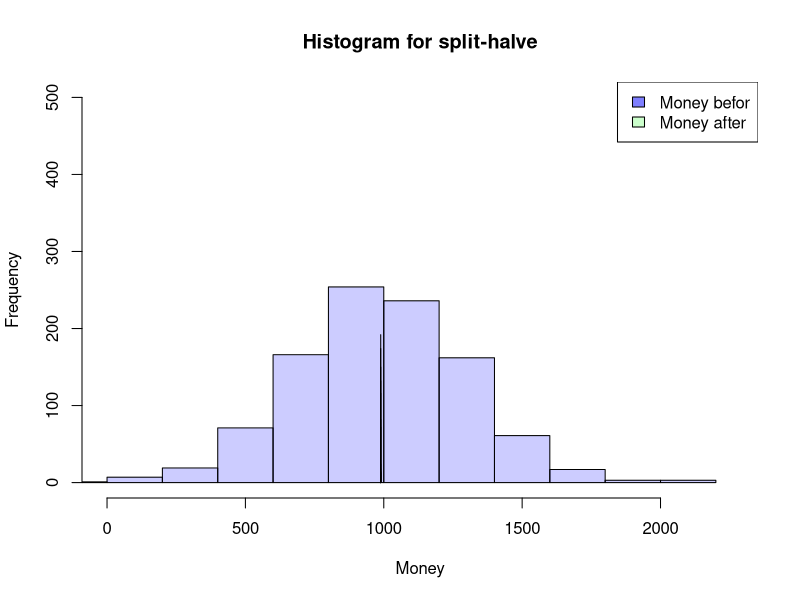
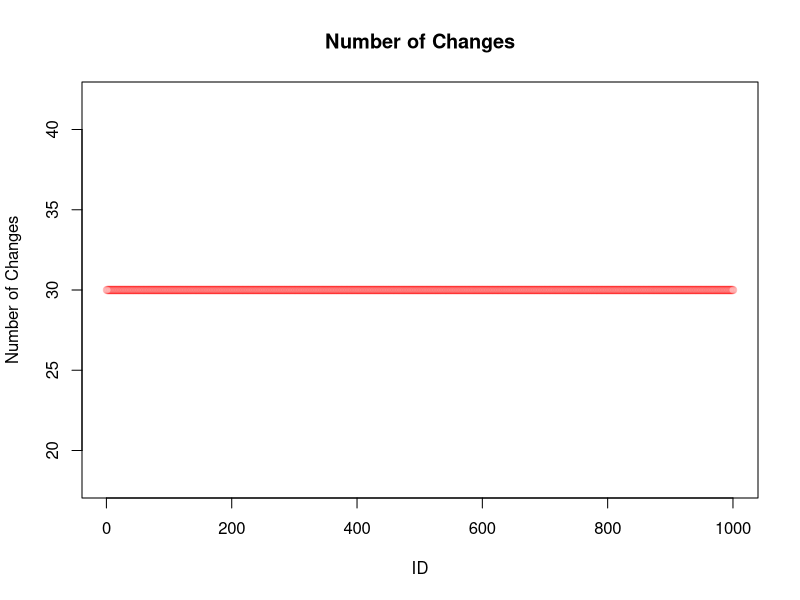
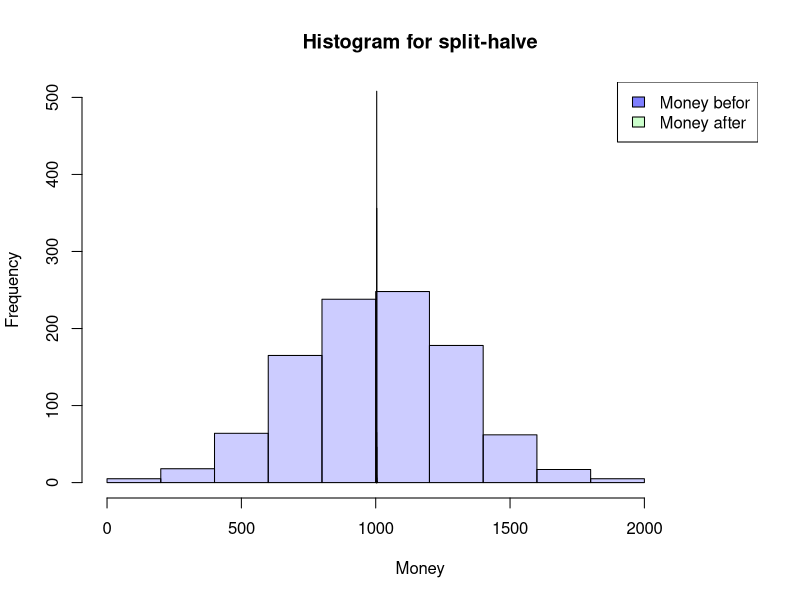
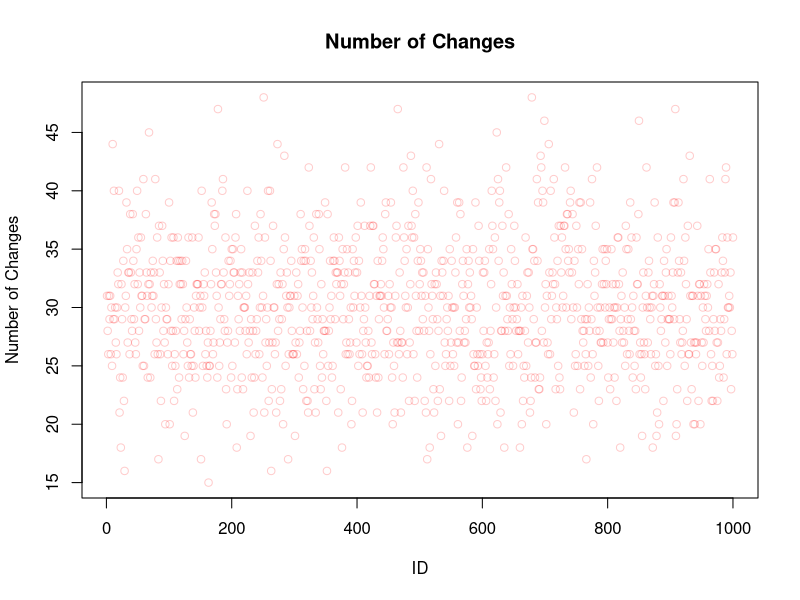
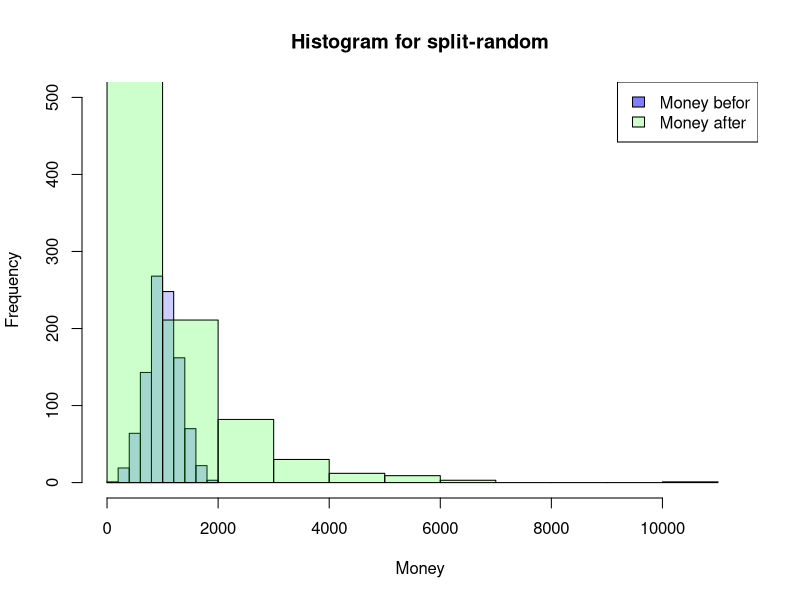
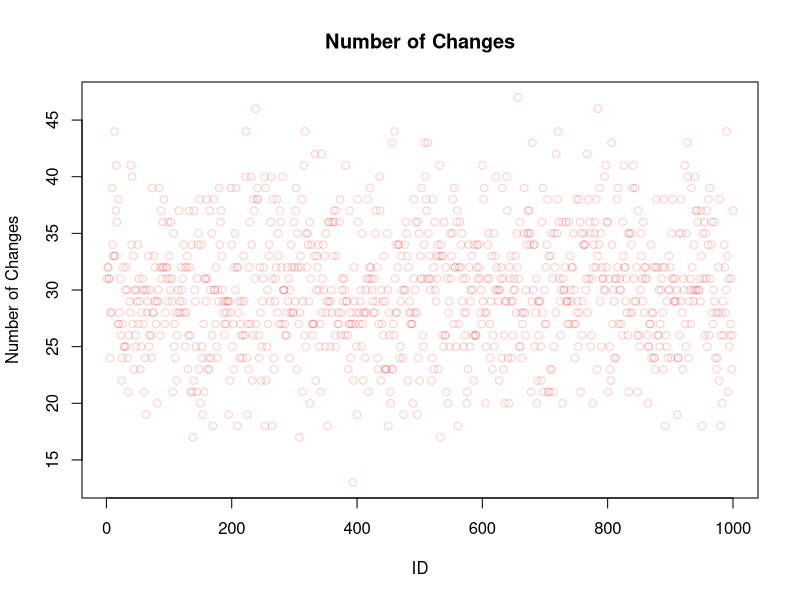
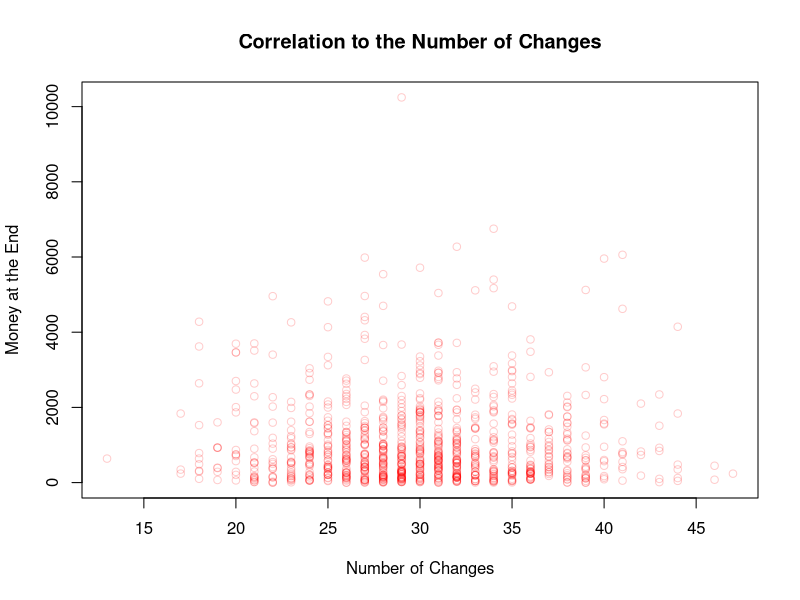
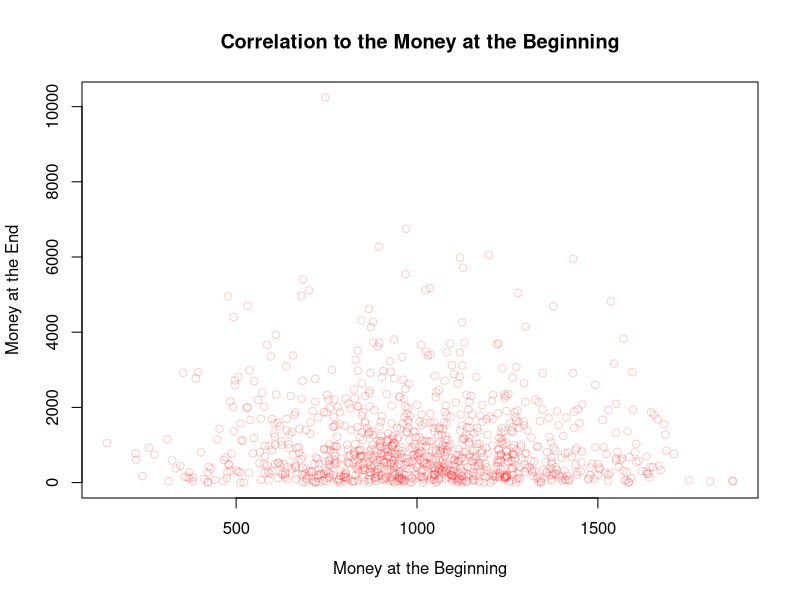

R code for these plots, in order:
## ---- chunk 1
SplitHalve <- function (nAgent, maxExchange, Money_mean=1000, Money_sd=300) {
  df <- data.frame(ID=seq(1,nAgent),
                   nE=0,
                   Ms=rnorm(nAgent, mean = Money_mean, sd = Money_sd),
                   MT=0,Me=0)
  df$Me <- df$Ms
  iE <- 1
  while (iE <= maxExchange) {
    df$MT <- df$Me
    rdf <- sample(df[df$nE < iE,"ID"], size=2)
    df[(df$ID == rdf[1] | df$ID == rdf[2]),"nE"] <-
      df[(df$ID == rdf[1] | df$ID == rdf[2]),"nE"]+1
    df[(df$ID == rdf[1] | df$ID == rdf[2]),"Me"] <-
      sum(df[(df$ID == rdf[1] | df$ID == rdf[2]),"MT"])/2
    if (NROW(df[df$nE < iE,"ID"]) < 2) {
      iE <- iE+1
      }
  }
  return(df)
}

## ---- chunk 2
df <- SplitHalve(1000,30)

summary(df)
hist(df$Ms, xlab="Money",main="Histogram for split-halve",
     col=rgb(0,0,1,0.2),
     xlim=c(0,max(c(df$Me,df$Ms)*1.1)),ylim=c(0,nrow(df)/2))
hist(df$Me, col=rgb(0,1,0,0.2),
     add=TRUE)
legend('topright', c('Money befor', 'Money after'),
       fill=c(rgb(0,0,1,0.5), rgb(0,1,0,0.2)))

plot(df$ID,df$nE,main="Number of Changes",
     xlab="ID",ylab="Number of Changes",
     col=rgb(1,0,0,0.2))

## ---- chunk 3
SplitHalve2 <- function(nAgent,maxExchange,Money_mean=1000,Money_sd=300) {
  df <- data.frame(ID=seq(1,nAgent),
                   nE=0,
                   Ms=rnorm(nAgent, mean = Money_mean, sd = Money_sd),
                   MT=0,Me=0)
  df$Me <- df$Ms
  iE <- 1
  while (iE <= maxExchange) {
    df$MT <- df$Me
    rdf <- sample(df$ID, size=2)
    df[(df$ID == rdf[1] | df$ID == rdf[2]),"nE"] <-
      df[(df$ID == rdf[1] | df$ID == rdf[2]),"nE"]+1
    df[(df$ID == rdf[1] | df$ID == rdf[2]),"Me"] <-
      sum(df[(df$ID == rdf[1] | df$ID == rdf[2]),"MT"])/2
    iE <- iE+1
  }
  return(df)
}
## ---- chunk 4
df <- SplitHalve2(1000,15000)

summary(df)
hist(df$Ms, xlab="Money",main="Histogram for split-halve",
     col=rgb(0,0,1,0.2),
     xlim=c(0,max(c(df$Me,df$Ms)*1.1))*1.1,ylim=c(0,nrow(df)/2))
hist(df$Me, col=rgb(0,1,0,0.2),
     add=TRUE)
legend('topright', c('Money befor', 'Money after'),
       fill=c(rgb(0,0,1,0.5), rgb(0,1,0,0.2)))

plot(df$ID,df$nE,main="Number of Changes",
     xlab="ID",ylab="Number of Changes",
     col=rgb(1,0,0,0.2))
## ---- chunk 5
SplitRandom <- function(nAgent,maxExchange,Money_mean=1000,Money_sd=300) {
  df <- data.frame(ID=seq(1,nAgent),
                   nE=0,
                   Ms=rnorm(nAgent, mean = Money_mean, sd = Money_sd),
                   MT=0,Me=0)
  df$Me <- df$Ms
  iE <- 1
  while (iE <= maxExchange) {
    df$MT <- df$Me
    rdf <- sample(df$ID, size=2)
    rds <- sample(0:100, size=1)/100
    df[(df$ID == rdf[1] | df$ID == rdf[2]),"nE"] <-
      df[(df$ID == rdf[1] | df$ID == rdf[2]),"nE"]+1
    df[(df$ID == rdf[1] | df$ID == rdf[2]),"Me"] <-
      sum(df[(df$ID == rdf[1] | df$ID == rdf[2]),"MT"])*c(rds,1-rds)
    iE <- iE+1
  }
  return(df)
}

## ---- chunk 6
df <- SplitRandom(1000,15000)

summary(df)
hist(df$Ms, xlab="Money",main="Histogram for split-random",
     col=rgb(0,0,1,0.2),
     xlim=c(0,max(c(df$Me,df$Ms)*1.1)),ylim=c(0,nrow(df)/2))
hist(df$Me, col=rgb(0,1,0,0.2),
     add=TRUE)
legend('topright', c('Money befor', 'Money after'),
       fill=c(rgb(0,0,1,0.5), rgb(0,1,0,0.2)))

plot(df$ID,df$nE,main="Number of Changes",
     xlab="ID",ylab="Number of Changes",
     col=rgb(1,0,0,0.2))
## ---- chunk 7
plot(df$nE,df$Me,main="Correlation to the Number of Changes",
     xlab="Number of Changes",ylab="Money at the End",
     col=rgb(1,0,0,0.2))

plot(df$Ms,df$Me,main="Correlation to the Money at the Beginning",
     xlab="Money at the Beginning",ylab="Money at the End",
     col=rgb(1,0,0,0.2))

plot(df$ID,df$Me,main="Correlation to the ID",
     xlab="ID",ylab="Money at the End",
     col=rgb(1,0,0,0.2))
## ---- chunk 8
SplitRandom2 <- function(nAgent,maxExchange,Money_mean=1000,Money_sd=300) {
  df <- data.frame(ID=seq(1,nAgent),
                   nE=0,
                   Ms=rnorm(nAgent, mean = Money_mean, sd = Money_sd),
                   MT=0,Me=0)
  df$Me <- df$Ms
  iE <- 1
  while (iE <= maxExchange) {
    df$MT <- df$Me
    rdf <- sample(df$ID, size=2)
    rds <- sample(30:70, size=1)/100
    df[(df$ID == rdf[1] | df$ID == rdf[2]),"nE"] <-
      df[(df$ID == rdf[1] | df$ID == rdf[2]),"nE"]+1
    df[(df$ID == rdf[1] | df$ID == rdf[2]),"Me"] <-
      sum(df[(df$ID == rdf[1] | df$ID == rdf[2]),"MT"])*c(rds,1-rds)
    iE <- iE+1
  }
  return(df)
}
## ---- chunk 9
df <- SplitRandom2(1000,15000)

summary(df)
hist(df$Ms, xlab="Money",main="Histogram for split-random (30%-70%)",
     col=rgb(0,0,1,0.2),
     xlim=c(0,max(c(df$Me,df$Ms)*1.1)),ylim=c(0,nrow(df)/2))
hist(df$Me, col=rgb(0,1,0,0.2),
     add=TRUE)
legend('topright', c('Money befor', 'Money after'),
       fill=c(rgb(0,0,1,0.5), rgb(0,1,0,0.2)))
## ---- chunk 10
SplitRandomR <- function(nAgent,maxExchange,Money_mean=1000,Money_sd=300) {
  df <- data.frame(ID=seq(1,nAgent),
                   nE=0,
                   Ms=rnorm(nAgent, mean = Money_mean, sd = Money_sd),
                   MT=0,Me=0)
  df$Me <- df$Ms
  iE <- 1
  while (iE <= maxExchange) {
    df$MT <- df$Me
    rdf <- sample(df[df$nE < iE,"ID"], size=2)
    rds <- sample(0:100, size=1)/100
    df[(df$ID == rdf[1] | df$ID == rdf[2]),"nE"] <-
      df[(df$ID == rdf[1] | df$ID == rdf[2]),"nE"]+1
    df[(df$ID == rdf[1] | df$ID == rdf[2]),"Me"] <-
      sum(df[(df$ID == rdf[1] | df$ID == rdf[2]),"MT"])*c(rds,1-rds)
    if (NROW(df[df$nE < iE,"ID"]) < 2) {
      iE <- iE+1
    }
  }
  return(df)
}
## ---- chunk 11
df <- SplitRandomR(1000,30)

summary(df)
hist(df$Ms, xlab="Money",main="Histogram for split-random Restricted",
     col=rgb(0,0,1,0.2),
     xlim=c(0,max(c(df$Me,df$Ms)*1.1)),ylim=c(0,nrow(df)/2))
hist(df$Me, col=rgb(0,1,0,0.2),
     add=TRUE)
legend('topright', c('Money befor', 'Money after'),
       fill=c(rgb(0,0,1,0.5), rgb(0,1,0,0.2)))

plot(df$ID,df$nE,main="Number of Changes",
     xlab="ID",ylab="Number of Changes",
     col=rgb(1,0,0,0.2))
## ---- chunk 12
df <- SplitRandomR(1000,1)

hist(df$Ms, xlab="Money",main="Histogram for split-random Restricted",
     col=rgb(0,0,1,0.2),
     xlim=c(0,max(c(df$Me,df$Ms))*1.1),ylim=c(0,nrow(df)/2))
hist(df$Me, col=rgb(0,1,0,0.2),
     add=TRUE)
legend('topright', c('Money befor', 'Money after'),
       fill=c(rgb(0,0,1,0.5), rgb(0,1,0,0.2)))

## ---- chunk 13
df <- SplitRandomR(1000,2)

hist(df$Ms, xlab="Money",main="Histogram for split-random Restricted",
     col=rgb(0,0,1,0.2),
     xlim=c(0,max(c(df$Me,df$Ms)))*1.1,ylim=c(0,nrow(df)/2))
hist(df$Me, col=rgb(0,1,0,0.2),
     add=TRUE)
legend('topright', c('Money befor', 'Money after'),
       fill=c(rgb(0,0,1,0.5), rgb(0,1,0,0.2)))

## ---- chunk 14
df1_even <- SplitRandomR(1000,1,1000,0)

hist(df1_even$Ms, xlab="Money",main="Histogram for split-random Restricted",
     col=rgb(0,0,1,0.2),
     xlim=c(0,max(c(df1_even$Me,df1_even$Ms))*1.1),ylim=c(0,nrow(df1_even)))
hist(df1_even$Me, col=rgb(0,1,0,0.2),
     add=TRUE)
legend('topright', c('Money befor', 'Money after'),
       fill=c(rgb(0,0,1,0.5), rgb(0,1,0,0.2)))
## ---- chunk 15
df1_summary <- data.frame("Mean"=mean(df1_even$Me),
                          "Median"=median(df1_even$Me),
                          "nAover1000"=nrow(df1_even[df1_even$Me>1000,])) 
                          # number of Agents with more than 1000
df1_summary
## ---- chunk 16
df2_even <- SplitRandomR(1000,2,1000,0)

hist(df2_even$Ms, xlab="Money",main="Histogram for split-random Restricted",
     col=rgb(0,0,1,0.2),
     xlim=c(0,max(c(df2_even$Me,df2_even$Ms))*1.1),ylim=c(0,nrow(df2_even)))
hist(df2_even$Me, col=rgb(0,1,0,0.2),
     add=TRUE)
legend('topright', c('Money befor', 'Money after'),
       fill=c(rgb(0,0,1,0.5), rgb(0,1,0,0.2)))
## ---- chunk 17
df2_summary <- data.frame("Mean"=mean(df2_even$Me),
                          "Median"=median(df2_even$Me),
                          "nAover1000"=nrow(df2_even[df2_even$Me>1000,])) 
                          # number of Agents with more than 1000
df2_summary
## ---- chunk 18
df3_even <- SplitRandomR(1000,3,1000,0)

hist(df3_even$Ms, xlab="Money",main="Histogram for split-random Restricted",
     col=rgb(0,0,1,0.2),
     xlim=c(0,max(c(df3_even$Me,df3_even$Ms))*1.1),ylim=c(0,nrow(df3_even)))
hist(df3_even$Me, col=rgb(0,1,0,0.2),
     add=TRUE)
legend('topright', c('Money befor', 'Money after'),
       fill=c(rgb(0,0,1,0.5), rgb(0,1,0,0.2)))
## ---- chunk 19
df3_summary <- data.frame("Mean"=mean(df3_even$Me),
                          "Median"=median(df3_even$Me),
                          "nAover1000"=nrow(df3_even[df3_even$Me>1000,])) 
                          # number of Agents with more than 1000
df3_summary
## ---- chunk 20
win_stab_prob <- function( Moneyvec ) {
  df <- data.frame(Money=Moneyvec,
                   winprobability=0)
  MMA <- median(df[, 1])
  for(i in 1:nrow(df)) {
    MA <- df[i,1]
    MoA <- df[c(-i),1]
    WP <- MoA*0
    for(ii in 1:NROW(MoA)) {
      Sum_M <- MA + MoA[ii]
      if (Sum_M == 0) {
        WP[ii] <- 1.00
      } else {
        WP[ii] <- WP[ii] <- 1-min(1, MMA/Sum_M)
      }
    }
    df[i,2] <- round(mean(WP), digits =3)
  }
  return(df)
}
## ---- chunk 21
prob_start <- win_stab_prob(df1_even$Ms)[, 2]
plot(prob_start,
     type = "l",
     lwd = 5,
     main="Getting over the Median",
     xlab="ID",
     ylab="Probability",
     ylim=c(0,1),
     col=rgb(0,0,1,1),)
## ---- chunk 22
prob_after1 <- win_stab_prob(df1_even$Me)
prob_after1 <- prob_after1[order(prob_after1$Money, decreasing = FALSE), ]
popMean <- mean(prob_after1[, 2])
plot(prob_after1,
     lwd = 5,
     main=c("Populationmean", popMean),
     xlab="Money",
     ylab="Probability",
     ylim=c(0,1),
     col=rgb(0,0,1,0.1))
     abline(h=popMean,
            col =rgb(1,0,0,1))
## ---- chunk 23
prob_after2 <- win_stab_prob(df2_even$Me)
prob_after2 <- prob_after2[order(prob_after2$Money, decreasing = FALSE), ]
popMean <- mean(prob_after2[, 2])
plot(prob_after2,
     lwd = 5,
     main=c("Populationmean", popMean),
     xlab="Money",
     ylab="Probability",
     ylim=c(0,1),
     col=rgb(0,0,1,0.1))
     abline(h=popMean,
            col =rgb(1,0,0,1))
## ---- chunk 24
prob_after3 <- win_stab_prob(df3_even$Me)
prob_after3 <- prob_after3[order(prob_after3$Money, decreasing = FALSE), ]
popMean <- mean(prob_after3[, 2])
plot(prob_after3,
     lwd = 5,
     main=c("Populationmean", popMean),
     xlab="Money",
     ylab="Probability",
     ylim=c(0,1),
     col=rgb(0,0,1,0.1))
     abline(h=popMean,
            col =rgb(1,0,0,1))
## ---- chunk 25
df15_even <- SplitRandomR(1000,15,1000,0)

prob_after15 <- win_stab_prob(df15_even$Me)
prob_after15 <- prob_after3[order(prob_after15$Money, decreasing = FALSE), ]
popMean <- mean(prob_after15[, 2])
plot(prob_after15,
     lwd = 5,
     main=c("Populationmean", popMean),
     xlab="Money",
     ylab="Probability",
     ylim=c(0,1),
     col=rgb(0,0,1,0.1))
     abline(h=popMean,
            col =rgb(1,0,0,1))
